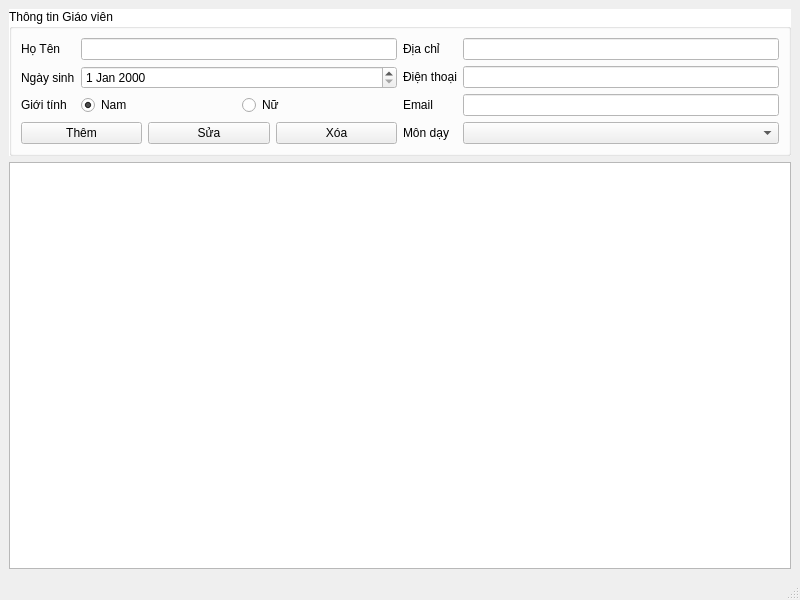
<?xml version="1.0" encoding="UTF-8"?>
<ui version="4.0">
 <class>quanlygiaovien</class>
 <widget class="QMainWindow" name="quanlygiaovien">
  <property name="geometry">
   <rect>
    <x>0</x>
    <y>0</y>
    <width>800</width>
    <height>600</height>
   </rect>
  </property>
  <property name="windowTitle">
   <string>Quản lý giáo viên</string>
  </property>
  <widget class="QWidget" name="centralwidget">
   <layout class="QVBoxLayout" name="verticalLayout_3">
    <item>
     <widget class="QGroupBox" name="groupBox">
      <property name="palette">
       <palette>
        <active>
         <colorrole role="Window">
          <brush brushstyle="SolidPattern">
           <color alpha="255">
            <red>255</red>
            <green>255</green>
            <blue>255</blue>
           </color>
          </brush>
         </colorrole>
        </active>
        <inactive>
         <colorrole role="Window">
          <brush brushstyle="SolidPattern">
           <color alpha="255">
            <red>255</red>
            <green>255</green>
            <blue>255</blue>
           </color>
          </brush>
         </colorrole>
        </inactive>
        <disabled>
         <colorrole role="Base">
          <brush brushstyle="SolidPattern">
           <color alpha="255">
            <red>255</red>
            <green>255</green>
            <blue>255</blue>
           </color>
          </brush>
         </colorrole>
         <colorrole role="Window">
          <brush brushstyle="SolidPattern">
           <color alpha="255">
            <red>255</red>
            <green>255</green>
            <blue>255</blue>
           </color>
          </brush>
         </colorrole>
        </disabled>
       </palette>
      </property>
      <property name="autoFillBackground">
       <bool>true</bool>
      </property>
      <property name="title">
       <string>Thông tin Giáo viên</string>
      </property>
      <layout class="QGridLayout" name="gridLayout">
       <item row="0" column="0">
        <layout class="QFormLayout" name="formLayout_2">
         <item row="0" column="0">
          <widget class="QLabel" name="label">
           <property name="text">
            <string>Họ Tên</string>
           </property>
          </widget>
         </item>
         <item row="0" column="1">
          <widget class="QLineEdit" name="LEtenGV"/>
         </item>
         <item row="1" column="0">
          <widget class="QLabel" name="label_2">
           <property name="text">
            <string>Ngày sinh</string>
           </property>
          </widget>
         </item>
         <item row="1" column="1">
          <widget class="QDateEdit" name="DEngaysinh"/>
         </item>
         <item row="2" column="0">
          <widget class="QLabel" name="label_3">
           <property name="text">
            <string>Giới tính</string>
           </property>
          </widget>
         </item>
         <item row="2" column="1">
          <layout class="QHBoxLayout" name="horizontalLayout">
           <item>
            <widget class="QRadioButton" name="RBnam">
             <property name="text">
              <string>Nam</string>
             </property>
             <property name="checked">
              <bool>true</bool>
             </property>
            </widget>
           </item>
           <item>
            <widget class="QRadioButton" name="RBnu">
             <property name="text">
              <string>Nữ</string>
             </property>
            </widget>
           </item>
          </layout>
         </item>
        </layout>
       </item>
       <item row="0" column="1" rowspan="2">
        <layout class="QFormLayout" name="formLayout">
         <item row="0" column="0">
          <widget class="QLabel" name="label_4">
           <property name="text">
            <string>Địa chỉ</string>
           </property>
          </widget>
         </item>
         <item row="0" column="1">
          <widget class="QLineEdit" name="LEdiachi"/>
         </item>
         <item row="1" column="0">
          <widget class="QLabel" name="label_5">
           <property name="text">
            <string>Điện thoại</string>
           </property>
          </widget>
         </item>
         <item row="1" column="1">
          <widget class="QLineEdit" name="LEdienthoai"/>
         </item>
         <item row="2" column="0">
          <widget class="QLabel" name="label_6">
           <property name="text">
            <string>Email</string>
           </property>
          </widget>
         </item>
         <item row="2" column="1">
          <widget class="QLineEdit" name="LEemail"/>
         </item>
         <item row="3" column="0">
          <widget class="QLabel" name="label_7">
           <property name="text">
            <string>Môn dạy</string>
           </property>
          </widget>
         </item>
         <item row="3" column="1">
          <widget class="QComboBox" name="CBmon"/>
         </item>
        </layout>
       </item>
       <item row="1" column="0">
        <layout class="QHBoxLayout" name="horizontalLayout_7">
         <item>
          <widget class="QPushButton" name="BTthem">
           <property name="text">
            <string>Thêm</string>
           </property>
          </widget>
         </item>
         <item>
          <widget class="QPushButton" name="BTsua">
           <property name="text">
            <string>Sửa</string>
           </property>
          </widget>
         </item>
         <item>
          <widget class="QPushButton" name="BTxoa">
           <property name="text">
            <string>Xóa</string>
           </property>
          </widget>
         </item>
        </layout>
       </item>
      </layout>
     </widget>
    </item>
    <item>
     <widget class="QTableView" name="tablegiaovien">
      <property name="sizePolicy">
       <sizepolicy hsizetype="Expanding" vsizetype="Expanding">
        <horstretch>0</horstretch>
        <verstretch>0</verstretch>
       </sizepolicy>
      </property>
      <property name="editTriggers">
       <set>QAbstractItemView::EditTrigger::NoEditTriggers</set>
      </property>
      <property name="selectionMode">
       <enum>QAbstractItemView::SelectionMode::SingleSelection</enum>
      </property>
      <property name="selectionBehavior">
       <enum>QAbstractItemView::SelectionBehavior::SelectRows</enum>
      </property>
     </widget>
    </item>
   </layout>
  </widget>
  <widget class="QMenuBar" name="menubar">
   <property name="geometry">
    <rect>
     <x>0</x>
     <y>0</y>
     <width>800</width>
     <height>26</height>
    </rect>
   </property>
  </widget>
  <widget class="QStatusBar" name="statusbar"/>
 </widget>
 <resources/>
 <connections/>
</ui>
